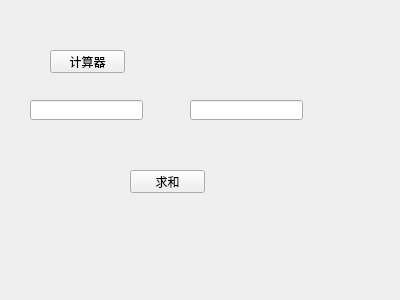
<?xml version="1.0" encoding="UTF-8"?>
<ui version="4.0">
 <class>Widget</class>
 <widget class="QWidget" name="Widget">
  <property name="geometry">
   <rect>
    <x>0</x>
    <y>0</y>
    <width>400</width>
    <height>300</height>
   </rect>
  </property>
  <property name="windowTitle">
   <string>Widget</string>
  </property>
  <widget class="QPushButton" name="pushButton">
   <property name="geometry">
    <rect>
     <x>50</x>
     <y>50</y>
     <width>75</width>
     <height>23</height>
    </rect>
   </property>
   <property name="text">
    <string>计算器</string>
   </property>
  </widget>
  <widget class="QPushButton" name="pushButton_2">
   <property name="geometry">
    <rect>
     <x>130</x>
     <y>170</y>
     <width>75</width>
     <height>23</height>
    </rect>
   </property>
   <property name="text">
    <string>求和</string>
   </property>
  </widget>
  <widget class="QLineEdit" name="lineEdit">
   <property name="geometry">
    <rect>
     <x>30</x>
     <y>100</y>
     <width>113</width>
     <height>20</height>
    </rect>
   </property>
  </widget>
  <widget class="QLineEdit" name="lineEdit_2">
   <property name="geometry">
    <rect>
     <x>190</x>
     <y>100</y>
     <width>113</width>
     <height>20</height>
    </rect>
   </property>
  </widget>
 </widget>
 <layoutdefault spacing="6" margin="11"/>
 <resources/>
 <connections/>
</ui>
